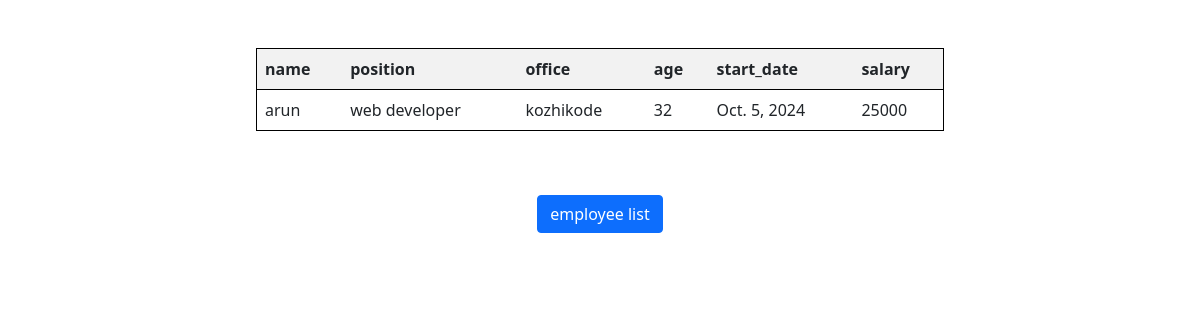
The page /employee/15/ on the database its author committed.
### myapp/models.py (models this page shows)
class Employee(models.Model):
    name=models.CharField(max_length=200)
    position=models.CharField(max_length=200)
    office=models.CharField(max_length=200)
    age=models.IntegerField()
    start_date=models.DateField()
    salary=models.IntegerField()

### myapp/views.py (the view)
# urls.py: path('employee/<int:pk>/',views.EmployeeDetailView.as_view(),name="employee-details"),
class EmployeeDetailView(View):
    def get(self,request,*args,**kwargs):
        id=kwargs.get("pk")
        qs=Employee.objects.get(id=id)
        return render(request,"employee_details.html",{"employee":qs})

### myapp/templates/employee_details.html (shortened to what this page needs)
<!DOCTYPE html>
<html lang="en">
<head>
    <link href="https://cdn.jsdelivr.net/npm/bootstrap@5.0.2/dist/css/bootstrap.min.css" rel="stylesheet">
</head>
<body>
    <div class="container p-5">
        <div class="row">
            <div class="col-2"></div>
            <div class="col-8">
                <table class="table table-striped ">
                    <tr style="border: 1px solid black;">
                            <th>name</th>
                            <th>position</th>
                            <th>office</th>
                            <th>age</th>
                            <th>start_date</th>
                            <th>salary</th>
                    </tr>
                    <tr style="border: 1px solid black;">
                        <td>{{employee.name}}</td>
                        <td>{{employee.position}}</td>
                        <td>{{employee.office}}</td>
                        <td>{{employee.age}}</td>
                        <td>{{employee.start_date}}</td>
                        <td>{{employee.salary}}</td>
                    </tr>
                </table>
            </div>
            <div class="col-2">
            </div>
        </div>
    </div>
    <div class="d-flex justify-content-center align-items-center">
    <a href="{%url 'employee_list'%}"class="btn btn-primary">employee list</a>
    </div>
</body>
</html>

### rows shown on the page
Employee: name "arun", position "web developer", office "kozhikode", age "32", start_date "Oct. 5, 2024", salary "25000"
